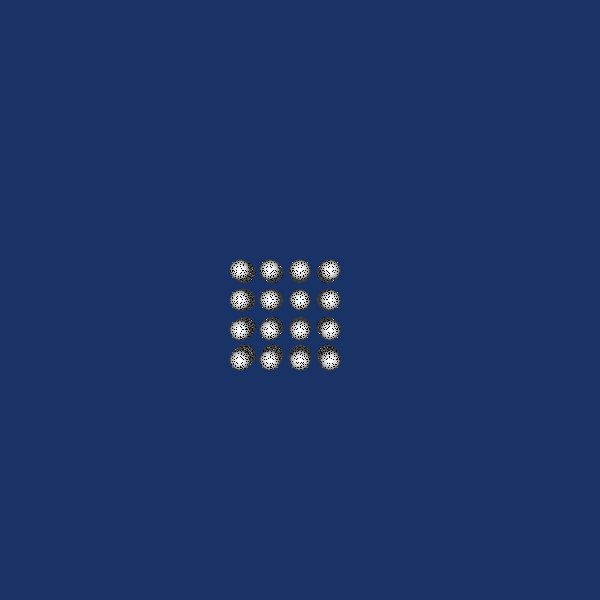

The script that drew this image:
#!/usr/bin/env python
# Demonstrate vtkPickingManager with seed widgets and disabled seeds toggling.

import vtkmodules.vtkInteractionStyle  # noqa: F401
import vtkmodules.vtkRenderingFreeType  # noqa: F401
import vtkmodules.vtkRenderingOpenGL2  # noqa: F401

from vtkmodules.vtkInteractionStyle import vtkInteractorStyleTrackballCamera
from vtkmodules.vtkInteractionWidgets import (
    vtkSeedRepresentation,
    vtkSeedWidget,
    vtkSphereHandleRepresentation,
)
from vtkmodules.vtkRenderingCore import (
    vtkRenderWindow,
    vtkRenderWindowInteractor,
    vtkRenderer,
)

# Renderer
renderer = vtkRenderer()
renderer.SetBackground(0.1, 0.2, 0.4)

# Render window
render_window = vtkRenderWindow()
render_window.AddRenderer(renderer)
render_window.SetWindowName("picking manager seed toggle")
render_window.SetMultiSamples(0)
render_window.SetSize(600, 600)

# Interactor
interactor_style = vtkInteractorStyleTrackballCamera()

interactor = vtkRenderWindowInteractor()
interactor.SetRenderWindow(render_window)
interactor.SetInteractorStyle(interactor_style)

# Enable picking manager
interactor.GetPickingManager().EnabledOn()

# Widget
handle = vtkSphereHandleRepresentation()
handle.GetProperty().SetRepresentationToWireframe()
handle.GetProperty().SetColor(1, 1, 1)

seed_rep = vtkSeedRepresentation()
seed_rep.SetHandleRepresentation(handle)

seed_widget = vtkSeedWidget()
seed_widget.SetRepresentation(seed_rep)
seed_widget.SetInteractor(interactor)
seed_widget.EnabledOn()

# Create a cube of seeds: (2*base_cube)^3 = 64 seeds
base_cube = 2
seeds = []
for i in range(-base_cube, base_cube):
    for j in range(-base_cube, base_cube):
        for k in range(-base_cube, base_cube):
            new_handle = seed_widget.CreateNewHandle()
            new_handle.SetEnabled(1)
            new_handle_rep = new_handle.GetRepresentation()
            new_handle_rep.GetProperty().SetRepresentationToWireframe()
            new_handle_rep.GetProperty().SetColor(1, 1, 1)
            new_handle_rep.SetWorldPosition((float(i), float(j), float(k)))
            seeds.append(new_handle)

seed_widget.CompleteInteraction()


# Callback: space reorganizes cube, Alt toggles every other seed
def key_callback(caller, event_string):
    key_sym = caller.GetKeySym()
    if key_sym == "space":
        base = int(round(len(seeds) ** (1.0 / 3.0) / 2))
        idx = 0
        for i in range(-base, base):
            for j in range(-base, base):
                for k in range(-base, base):
                    handle_rep = seeds[idx].GetRepresentation()
                    handle_rep.SetWorldPosition((float(i), float(j), float(k)))
                    idx += 1
    elif key_sym in ("Alt_L", "Alt_R"):
        n_seeds = len(seeds)
        for n in range(n_seeds):
            if n % 2 == 0:
                seed_handle = seed_widget.GetSeed(n)
                seed_handle.SetEnabled(not seed_handle.GetEnabled())
        seed_widget.GetCurrentRenderer().Render()


interactor.AddObserver("KeyPressEvent", key_callback)

# Scene
renderer.ResetCamera((-7, 7, -7, 7, -1, 1))

interactor.Initialize()
interactor.Start()
